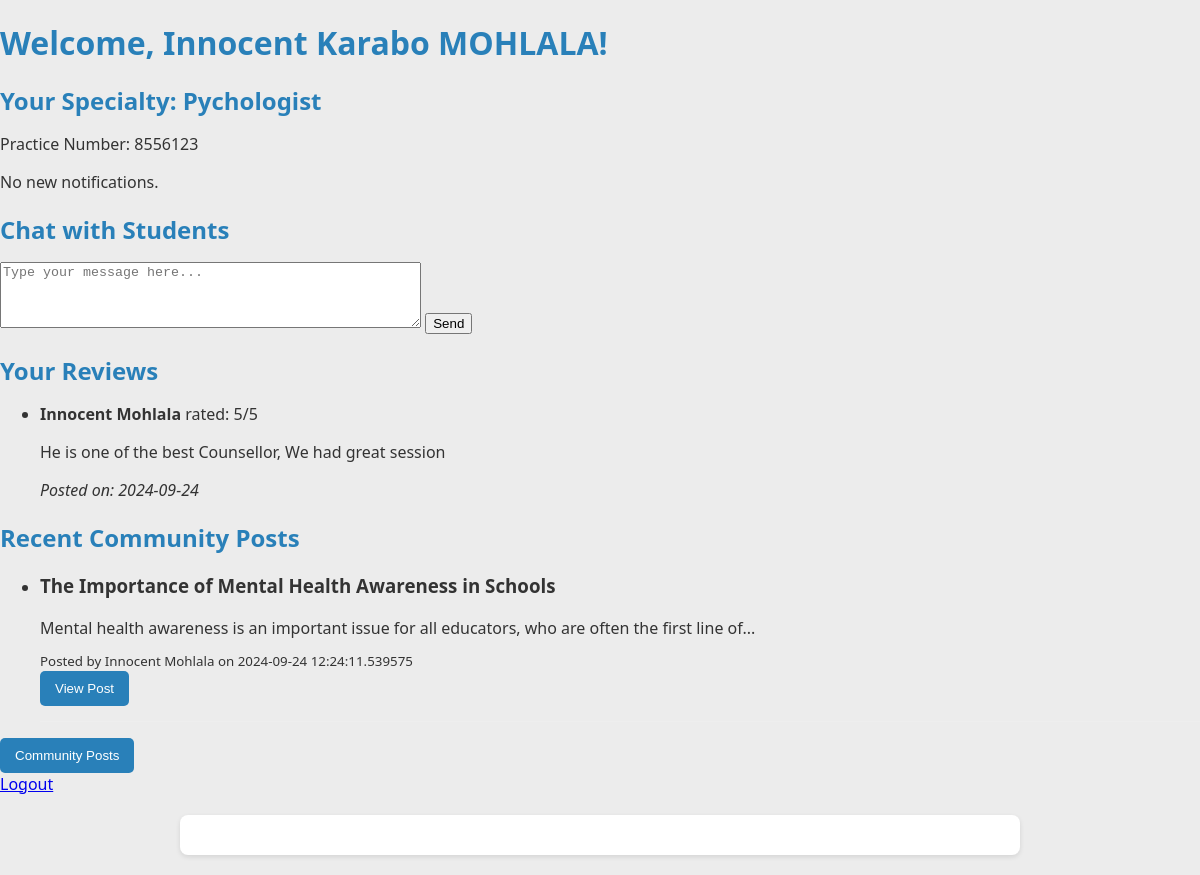
The page /doctor_dashboard (signed in) on the database its author committed.
### app.py (models this page shows)
class User(UserMixin, db.Model):
    id = db.Column(db.Integer, primary_key=True)
    name = db.Column(db.String(150))
    email = db.Column(db.String(150), unique=True)
    password = db.Column(db.String(150))
    school_name = db.Column(db.String(100), nullable=False)
    student_number = db.Column(db.String(50), nullable=False)
    role = db.Column(db.String(10), nullable=False, default='student')  # either 'student' or 'doctor'
    doctor_profile = db.relationship('DoctorProfile', backref='user_profile', uselist=False)

class DoctorProfile(db.Model):
    __tablename__ = 'doctor_profiles'
    id = db.Column(db.Integer, primary_key=True)
    user_id = db.Column(db.Integer, db.ForeignKey('user.id'), nullable=False)
    specialty = db.Column(db.String(150), nullable=False)
    practice_number = db.Column(db.String(50), nullable=False)
    contact = db.Column(db.String(150))

class Review(db.Model):
    id = db.Column(db.Integer, primary_key=True)
    doctor_id = db.Column(db.Integer, db.ForeignKey('doctor_profiles.id'), nullable=False)
    user_id = db.Column(db.Integer, db.ForeignKey('user.id'), nullable=False)
    rating = db.Column(db.Integer, nullable=False)
    comment = db.Column(db.String(500), nullable=False)
    date_posted = db.Column(db.DateTime, nullable=False, default=datetime.utcnow)
    user = db.relationship('User', backref='reviews')

class Post(db.Model):
    id = db.Column(db.Integer, primary_key=True)
    title = db.Column(db.String(150), nullable=False)
    content = db.Column(db.String(1000), nullable=False)
    date_posted = db.Column(db.DateTime, default=datetime.utcnow)
    user_id = db.Column(db.Integer, db.ForeignKey('user.id'), nullable=False)
    comments = db.relationship('Comment', back_populates='post', cascade='all, delete-orphan')
    user = db.relationship('User', backref='posts')

### app.py (the view)
@app.route('/doctor_dashboard')
@login_required
def doctor_dashboard():
    if current_user.role == 'doctor':
        doctor_profile = current_user.doctor_profile
        reviews = Review.query.filter_by(doctor_id=doctor_profile.id).all()
        chats = Chat.query.filter_by(doctor_id=current_user.id).group_by(Chat.user_id).all()
        notifications = Notification.query.filter_by(doctor_id=doctor_profile.id, is_read=False).order_by(Notification.timestamp.desc()).all()
        recent_posts = Post.query.order_by(Post.date_posted.desc()).limit(5).all()
        students = User.query.filter_by(role='student').all()
        return render_template('doctor_dashboard.html', doctor_profile=doctor_profile, recent_posts=recent_posts, reviews=reviews, notifications=notifications, is_doctor=True)
    else:
        return redirect(url_for('dashboard')) # Redirect to the student dashboard if the current user is not a doctor

### app.py (called while the page is built)
@login_manager.user_loader
def load_user(user_id):
    return User.query.get(int(user_id))

### templates/doctor_dashboard.html (shortened to what this page needs)
<!DOCTYPE html>
<html lang="en">
<head>
    <link rel="stylesheet" href="{{ url_for('static', filename='css/dashboard.css') }}">
</head>
<body>
    <h1>Welcome, {{ current_user.name }}!</h1>
    <section class="doctor-dashboard">
        <h2>Your Specialty: {{ doctor_profile.specialty }}</h2>
        <p>Practice Number: {{ doctor_profile.practice_number }}</p>
        <section class="notifications">
            {% if notifications %}
                <h3>Pending Notifications</h3>
                <ul>
                    {% for notification in notifications %}
                        <li>
                            {{ notification.message }} - <small>{{ notification.timestamp }}</small>
                            <form method="POST" action="{{ url_for('mark_notification_as_read', notification_id=notification.id) }}">
                                <button type="submit">Mark as Read</button>
                            </form>
                        </li>
                    {% endfor %}
                </ul>
            {% else %}
                <p>No new notifications.</p>
            {% endif %}
        </section>
        <section class="doctor-chat">
            <h2>Chat with Students</h2>
            <form onsubmit="sendMessage(event)">
                <textarea id="message" rows="4" cols="50" placeholder="Type your message here..." required></textarea>
                <button type="submit">Send</button>
            </form>
        </section>
        <section class="reviews">
            <h2>Your Reviews</h2>
            <ul>
                {% for review in reviews %}
                    <li>
                        <strong>{{ review.user.name }}</strong> rated: {{ review.rating }}/5
                        <p>{{ review.comment }}</p>
                        <p><em>Posted on: {{ review.date_posted.strftime('%Y-%m-%d') }}</em></p>
                    </li>
                {% endfor %}
            </ul>
        </section>
    </section>
            <section class="community-posts">
                <h2>Recent Community Posts</h2>
                <ul>
                    {% for post in recent_posts %}
                        <li>
                            <h3>{{ post.title }}</h3>
                            <p>{{ post.content | truncate(100) }}</p>
                            <small>Posted by {{ post.user.name }} on {{ post.date_posted }}</small><br>
                            <button class="community-btn">
                                <a href="{{ url_for('view_post', post_id=post.id) }}">View Post</a>
                            </button>
                        </li>
                    {% endfor %}
                </ul>
                <button class="community-btn">
                    <a href="{{ url_for('community') }}">Community Posts</a>
                </button>
            </section>
    <a href="{{ url_for('logout') }}">Logout</a>
    <div class="container">
    </div>
</body>
</html>

### static/css/dashboard.css (style rules this page uses)
body { font-family: 'Segoe UI', Tahoma, Geneva, Verdana, sans-serif; margin: 0; padding: 0; background-color: #ececec; color: #333; }
.container { max-width: 800px; margin: 20px auto; background-color: #fff; box-shadow: 0 2px 5px rgba(0, 0, 0, 0.1); border-radius: 8px; padding: 20px; }
h1, h2 { margin-bottom: 15px; color: #2980b9; }
p, li { margin-bottom: 10px; }
.load-reviews-btn, .request-btn, .add-review-btn, .community-btn { background-color: #2980b9; color: white; text-decoration: none; padding: 10px 15px; border-radius: 5px; border: none; cursor: pointer; margin-right: 10px; }
.community-posts li { border-bottom: 1px solid #eee; padding-bottom: 15px; margin-bottom: 15px; }
.community-posts a { color: #ffffff; text-decoration: none; }

### rows shown on the page
User: name "Innocent Karabo MOHLALA"
DoctorProfile: specialty "Pychologist", practice_number "8556123"
Review: user.name "Innocent Mohlala", rating "5", comment "He is one of the best Counsellor, We had great session", date_posted "2024-09-24"
Post: title "The Importance of Mental Health Awareness in Schools", content "Mental health awareness is an important issue for all educators, who are often the first line of...", user.name "Innocent Mohlala", date_posted "2024-09-24 12:24:11.539575"
